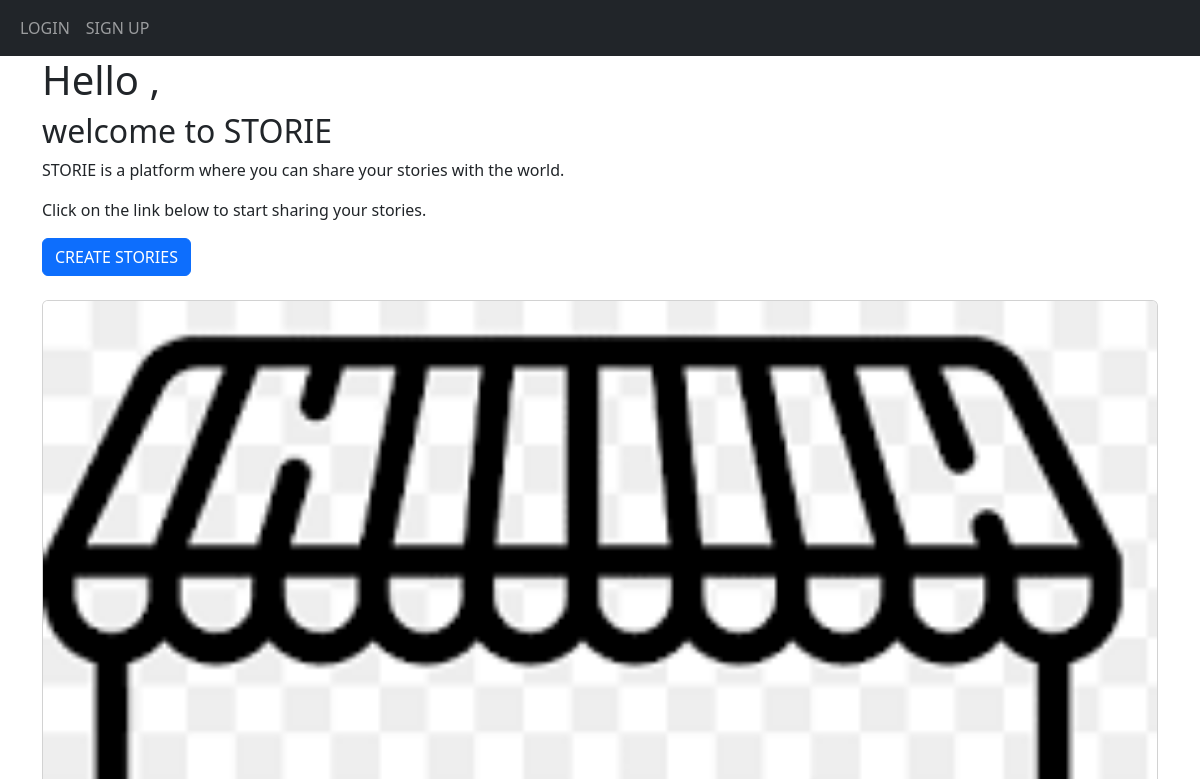
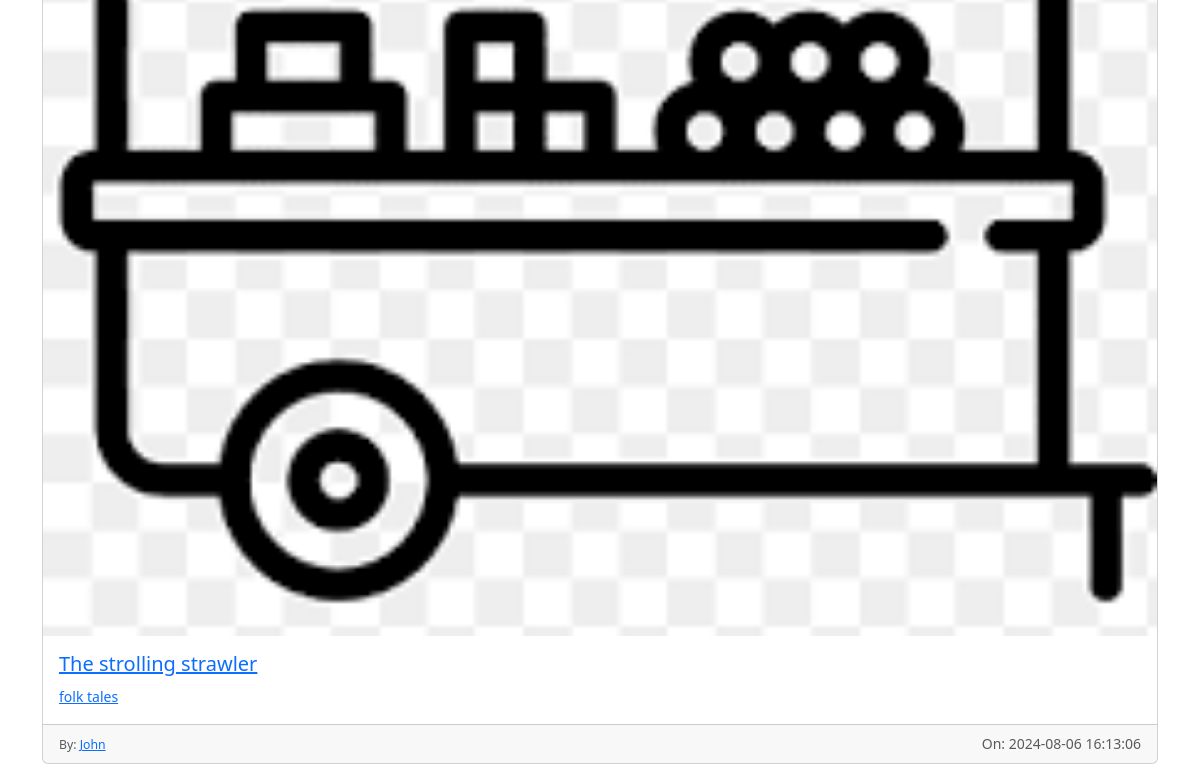
The app's page /home, older data (2 pictures, top to bottom).
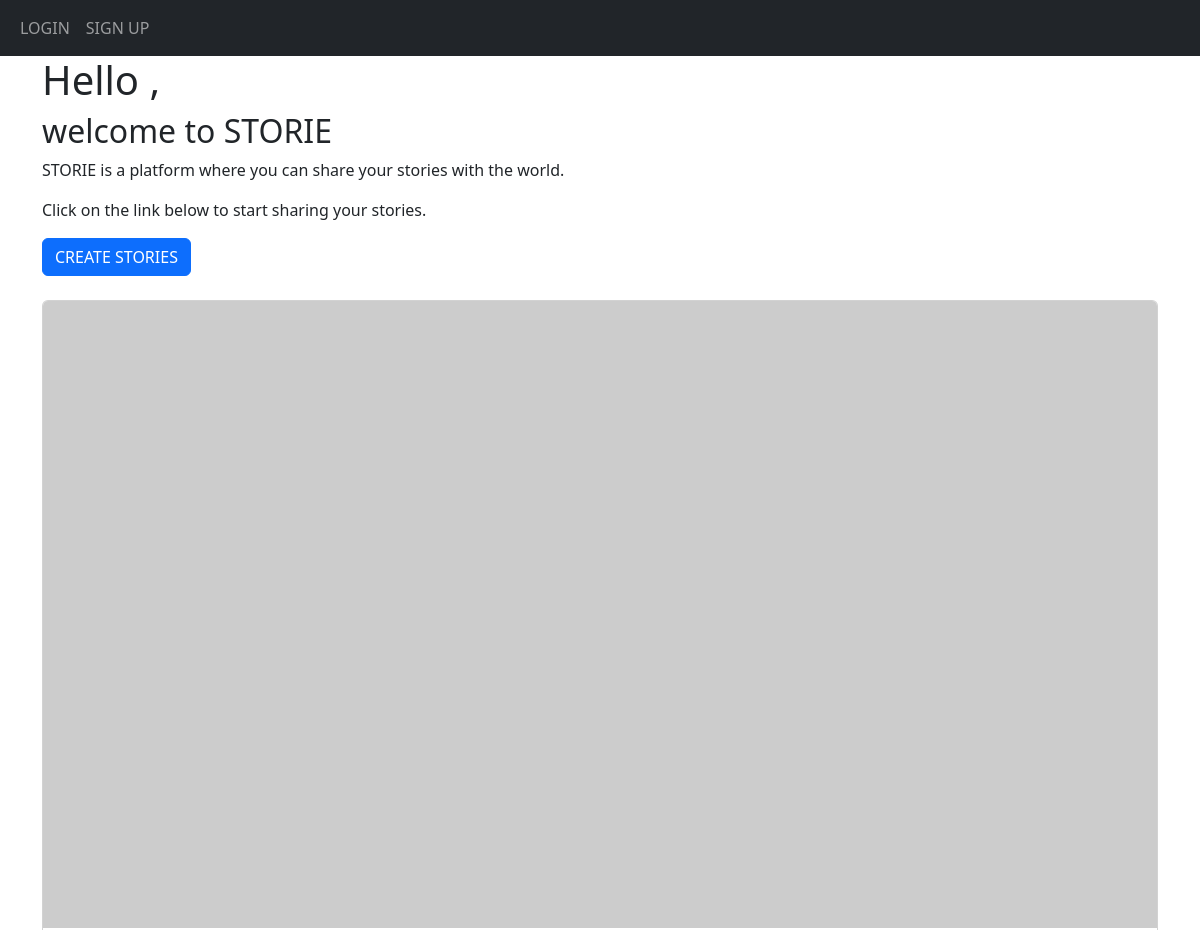
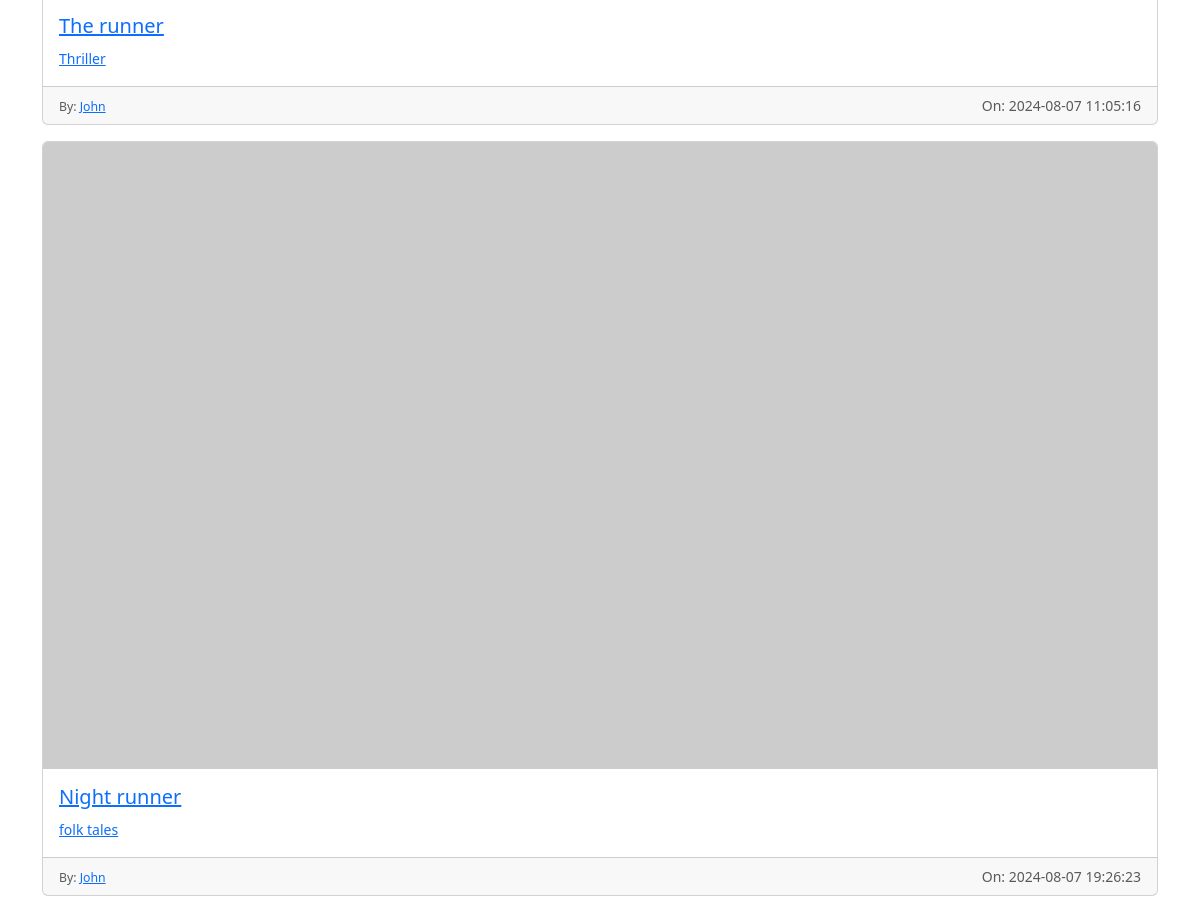
The same page, newer data (2 pictures, top to bottom).
### myApp/models.py (models this page shows)
class Stories(db.Model):
    id = db.Column(db.Integer, primary_key=True)
    title = db.Column(db.String(240))
    image = db.Column(db.String(240))
    category = db.Column(db.String(240))
    content = db.Column(db.Text)
    date_created = db.Column(db.DateTime(timezone=True), default=func.now())
    author = db.Column(db.Integer, db.ForeignKey('user.id', ondelete='CASCADE'), nullable=False)
    Comments = db.relationship('Comments', backref='stories', passive_deletes=True)

class User(db.Model, UserMixin):
    id = db.Column(db.Integer, primary_key=True)
    email = db.Column(db.String(240), unique=True)
    username = db.Column(db.String(240), unique=True)
    password = db.Column(db.String(240))
    date_created = db.Column(db.DateTime(timezone=True), default=func.now())
    stories = db.relationship('Stories', backref='user', passive_deletes=True)
    comments = db.relationship('Comments', backref='user', passive_deletes=True)

### myApp/views.py (the view)
@views.route("/")
@views.route("/home")
def home():
    my_stories_data = Stories.query.all()
    return render_template("home.html", title="HOME", stories_data=my_stories_data)

### myApp/templates/home.html (shortened to what this page needs)
{% extends "base.html" %}
{% block content %}
<h1>Hello {{current_user.username}},</h1>
<h2> welcome to STORIE</h2>
<p>STORIE is a platform where you can share your stories with the world.</p>
<p>Click on the link below to start sharing your stories.</p>
<div class="mb-4">
<a href="/create-storie" class="btn btn-primary">CREATE STORIES</a>
</div>
{% for storie in stories_data %}
<div class="card mb-3 ">
    <a href="/view-storie/{{ storie.id }}">
    <a class="" href="/view-storie/{{storie.id}}">
    {%if storie.image == ''%}
    <img src="https://picsum.photos/1280/720" class="card-img-top" alt="...">
    {%else%}
    <img src="{{storie.image}}" class="card-img-top" alt='{{storie.title}}'>
    {%endif%}
    <div class="card-body">
        <h5 class="card-title">{{storie.title}}</h5>
        <p class="card-text"><small class="text-muted"><a href="/storie/{{storie.category}}">{{storie.category}}</a></small></p>
    </div>
    <div class="card-footer">
        <small class="text-muted
        {% if storie.user_id == current_user.id %}
        float-start
        {% endif %}
        ">
        {% if storie.author == current_user.id %}
        <div class="btn-group">
            <button
            type="button"
            data-bs-toggle="dropdown"
            class="btn btn-sm btn-secondary dropdown-toggle"
            ></button>
            <ul class="dropdown-menu">
                <li><a href="/edit-storie/{{storie.id}}" class="btn btn-primary dropdown-item">Edit</a></li>
                <li><a href="/delete-storie/{{storie.id}}" class="btn btn-danger dropdown-item">Delete</a></li>
            </ul>
        </div>
        {%else%}
        <small >By: <a href="/view-stories/{{storie.user.username}}">{{storie.user.username}}</a></small>
        {% endif %}
        </small>
        <small class="text-muted float-end">On: {{storie.date_created}}</small>
        </div>
        </a>
</div>
{%endfor%}
{%endblock%}

### myApp/templates/base.html (shortened to what this page needs)
<!doctype html>
<html lang="en">
<head>
    <link href="https://cdn.jsdelivr.net/npm/bootstrap@5.3.3/dist/css/bootstrap.min.css"
          rel="stylesheet"
>
</head>
<body>
    <nav class="navbar navbar-expand-lg navbar-dark bg-dark">
        <div class="container-fluid">
            <div class="collapse navbar-collapse" id="navbar">
                <div class="navbar-nav">
                    {% if current_user.is_authenticated %}
                    <a class="nav-item nav-link" href="/">STORIE</a>
                    <a class="nav-item nav-link" href="/logout">LOGOUT</a>
                    {% else %}
                    <a class="nav-item nav-link" href="/login">LOGIN</a>
                    <a class="nav-item nav-link" href="/sign-up">SIGN UP</a>
                    {% endif %}
                </div>
            </div>
        </div>
    </nav>
    <div class="container">
        {% block content %}{% endblock %}
    </div>
</body>
</html>

Row changes from the older to the newer data that the page shows:
removed Stories: image (picture), title "The strolling strawler", category "folk tales", user.username "John", date_created "2024-08-06 16:13:06"
added Stories: title "The runner", category "Thriller", user.username "John", date_created "2024-08-07 11:05:16"
added Stories: title "Night runner", category "folk tales", user.username "John", date_created "2024-08-07 19:26:23"
